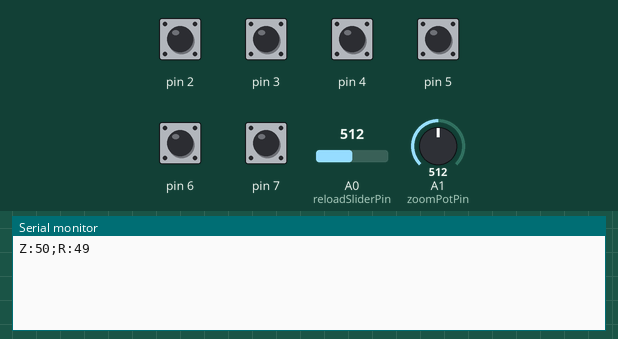
Recording of a sketch running on a simulated Arduino Uno, built with avr-gcc and run on an emulated ATmega328P. On the bench: the last lines printed to the serial monitor. Inputs (shaded band) come from the test bench; at power-on: pin 2–7 HIGH, A0 (reloadSliderPin) = 512, A1 (zoomPotPin) = 512.

Above: at 1.2 s.
1.3 s: A0 (reloadSliderPin) set to 716
At 2.5 s:
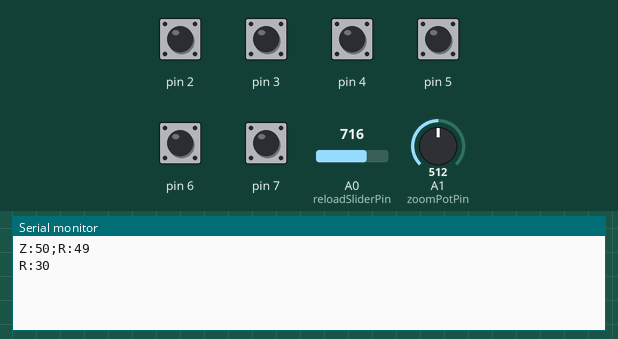
2.8 s: A1 (zoomPotPin) set to 716
At 3.6 s:
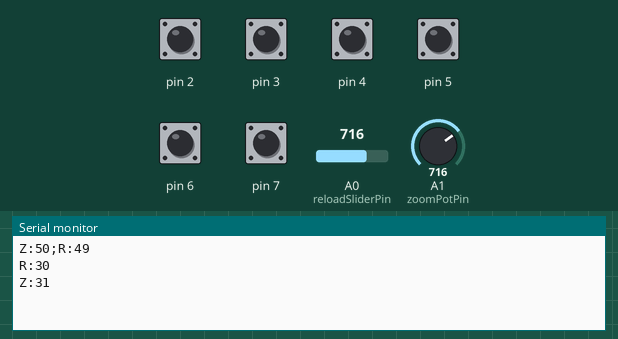
4.3 s: A0 (reloadSliderPin) set to 900
At 4.8 s:
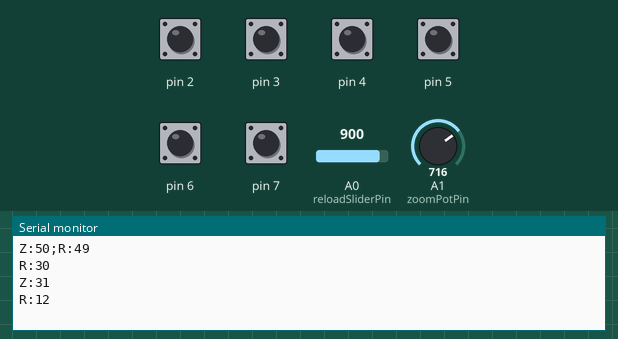
5.8 s: A1 (zoomPotPin) set to 900
At 7.1 s:
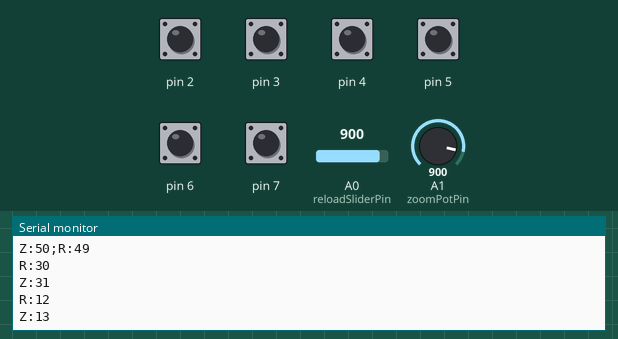

Measured:
- after the input at 1.3 s, the serial monitor: prints a new line at once (image 1)
- after the input at 2.8 s, the serial monitor: prints a new line at once (image 2)
- after the input at 4.3 s, the serial monitor: prints a new line at once (image 3)
- after the input at 5.8 s, the serial monitor: prints a new line at once (image 4)

The sketch:

hardware.ino
```cpp
#include <PinChangeInterrupt.h>
#include <PinChangeInterruptBoards.h> // 이 헤더도 포함하는 것이 좋습니다.


/**************
 * (핀 정의는 이전과 동일)
 *
 * Elevation Dial: CLK to D3, DT to D4 (D3은 외부 인터럽트 가능, D4는 PCINT 필요)
 * Windage Dial: CLK to D5, DT to D6 (D5, D6 모두 PCINT 필요)
 * Parallax Dial: CLK to D7, DT to D8 (D7, D8 모두 PCINT 필요)
 *
 * (주의: 이 예시는 A_pin에만 인터럽트를 걸지만, 더 정확한 디코딩을 위해선 B_pin에도 거는 것이 좋음.
 * 모든 엔코더의 A/B 핀에 PCINT를 걸고 ISR 내부에서 모두 처리해야 함.)
 ***************/

typedef struct sDial {
  int A_pin, B_pin;
  volatile int value;
  uint8_t oldState;

  const int8_t enc_table[16] = {
    0, -1,  1,  0,
    1,  0,  0, -1,
   -1,  0,  0,  1,
    0,  1, -1,  0
  };

  sDial(int pinA, int pinB) : A_pin(pinA), B_pin(pinB), value(0) {
    pinMode(A_pin, INPUT_PULLUP);
    pinMode(B_pin, INPUT_PULLUP);
    oldState = (digitalRead(A_pin) << 1) | digitalRead(B_pin);
  }

  // 이 함수는 이제 PinChangeInterrupt ISR에서 호출됩니다.
  bool updateFromISR() {
    uint8_t currentState = (digitalRead(A_pin) << 1) | digitalRead(B_pin);
    uint8_t index = (oldState << 2) | currentState;
    int8_t delta = enc_table[index];
    bool changed = false;

    if (delta != 0) {
      value += delta; // 이 줄은 엔코더의 '한 스텝' 변화당 1씩 증가/감소하게 합니다.
      changed = true;
    }
    oldState = currentState; // 항상 업데이트
    return changed;
  }
} Dial;

// 모든 다이얼 인스턴스 전역 선언 (ISR에서 접근 위함)
Dial elevationDial(4, 5); // D2, D3
Dial windageDial(2, 3);   // D4, D5
Dial parallaxDial(6, 7);  // D6, D7

const int zoomPotPin = A1;
const int reloadSliderPin = A0;

// 이전 값 변수들은 메인 루프에서 전송 여부를 결정하기 위해 필요
int prevElevationValue = 0;
int prevWindageValue = 0;
int prevParallaxValue = 0;
int prevZoomValue = 0;
int prevReloadValue = 0;

const int analogThreshold = 1;

unsigned long lastSendTime = 0;
const unsigned long sendInterval = 20; // 20ms마다 유니티로 데이터 전송

// Serial.print()나 delay()는 여기에 사용하면 안 됩니다.
void elevationA_ISR_Wrapper() { elevationDial.updateFromISR(); }
void elevationB_ISR_Wrapper() { elevationDial.updateFromISR(); }

void windageA_ISR_Wrapper() { windageDial.updateFromISR(); }
void windageB_ISR_Wrapper() { windageDial.updateFromISR(); }

void parallaxA_ISR_Wrapper() { parallaxDial.updateFromISR(); }
void parallaxB_ISR_Wrapper() { parallaxDial.updateFromISR(); }


void setup() {
  Serial.begin(9600);

  // === PinChangeInterrupt 설정 ===
  // 각 엔코더의 A, B 핀 모두에 인터럽트를 겁니다.
  // digitalPinToPinChangeInterrupt() 함수는 해당 디지털 핀이 속한
  // PinChangeInterrupt 객체를 반환하며, 이 객체에 콜백 함수를 연결합니다.
  attachPinChangeInterrupt(digitalPinToPinChangeInterrupt(elevationDial.A_pin), elevationA_ISR_Wrapper, CHANGE);
  attachPinChangeInterrupt(digitalPinToPinChangeInterrupt(elevationDial.B_pin), elevationB_ISR_Wrapper, CHANGE);

  attachPinChangeInterrupt(digitalPinToPinChangeInterrupt(windageDial.A_pin), windageA_ISR_Wrapper, CHANGE);
  attachPinChangeInterrupt(digitalPinToPinChangeInterrupt(windageDial.B_pin), windageB_ISR_Wrapper, CHANGE);

  attachPinChangeInterrupt(digitalPinToPinChangeInterrupt(parallaxDial.A_pin), parallaxA_ISR_Wrapper, CHANGE);
  attachPinChangeInterrupt(digitalPinToPinChangeInterrupt(parallaxDial.B_pin), parallaxB_ISR_Wrapper, CHANGE);

  // 참고: CHANGE 모드는 핀이 HIGH에서 LOW로 또는 LOW에서 HIGH로 변경될 때 모두 인터럽트를 발생시킵니다.
  // 엔코더 디코딩을 위해선 CHANGE 모드가 적합합니다.
}

void loop() {
  if (millis() - lastSendTime >= sendInterval) {
    lastSendTime = millis();

    // 인터럽트로 업데이트된 엔코더 값은 직접 확인합니다.
    // 이전 값과 비교하여 변경 여부를 결정
    // 여기서 핵심: 엔코더는 한 클릭에 4개의 스텝을 만듭니다.
    // 따라서 value는 한 클릭에 4씩 변합니다.
    // 만약 한 클릭에 1씩 변하기를 원한다면, value를 4로 나누어서 사용해야 합니다.
    bool elevationChanged = (elevationDial.value / 4 != prevElevationValue);
    bool windageChanged = (windageDial.value / 4 != prevWindageValue);
    bool parallaxChanged = (parallaxDial.value / 4 != prevParallaxValue);

    // 가변저항 값 읽기 및 변경 감지 (여전히 폴링)
    int currentZoom = analogRead(zoomPotPin);
    currentZoom = map(currentZoom, 0, 1023, 100, 0);
    bool zoomChanged = abs(currentZoom - prevZoomValue) > analogThreshold;
    if (zoomChanged) prevZoomValue = currentZoom;

    int currentReload = analogRead(reloadSliderPin);
    currentReload = map(currentReload, 1023, 0, 0, 100);
    bool reloadChanged = abs(currentReload - prevReloadValue) > 3;
    if (reloadChanged) prevReloadValue = currentReload;


    String dataToSend = "";

    if (elevationChanged) {
      if (dataToSend.length() > 0) dataToSend += ";";
      dataToSend += "E:";
      dataToSend += (elevationDial.value / 4); // 4로 나누어 전송
      prevElevationValue = (elevationDial.value / 4);
    }
    if (windageChanged) {
      if (dataToSend.length() > 0) dataToSend += ";";
      dataToSend += "W:";
      dataToSend += (windageDial.value / 4); // 4로 나누어 전송
      prevWindageValue = (windageDial.value / 4);
    }
    if (parallaxChanged) {
      if (dataToSend.length() > 0) dataToSend += ";";
      dataToSend += "P:";
      dataToSend += (parallaxDial.value / 4); // 4로 나누어 전송
      prevParallaxValue = (parallaxDial.value / 4);
    }
    if (zoomChanged) {
      if (dataToSend.length() > 0) dataToSend += ";";
      dataToSend += "Z:";
      dataToSend += currentZoom;
    }
    if (reloadChanged) {
      if (dataToSend.length() > 0) dataToSend += ";";
      dataToSend += "R:";
      dataToSend += currentReload;
    }

    if (dataToSend.length() > 0) {
      Serial.println(dataToSend);
    }
  }
}
```
